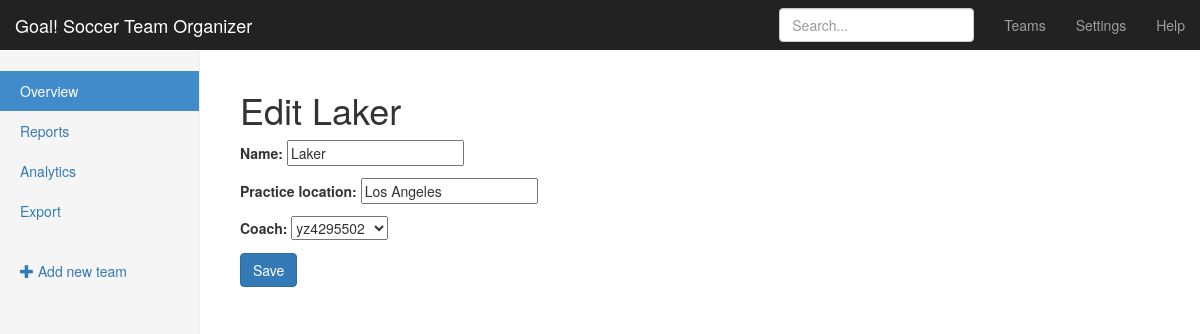
The app's page /teams/edit/4/, older data.
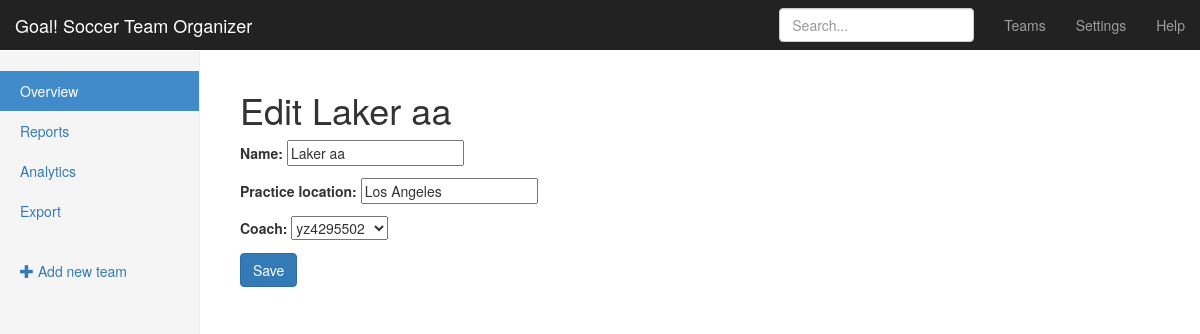
The same page, newer data.
### teams/models.py (models this page shows, shortened)
class Team(models.Model):
    name = models.CharField(max_length=255)
    coach = models.ForeignKey(User, related_name='teams')
    practice_location = models.CharField(max_length=255)

### teams/views.py (the view)
# urls.py: url(r'^edit/(?P<pk>\d+)/$', views.TeamUpdateView.as_view(), name='update'),
class TeamUpdateView(UpdateView):
    fields = ("name", "practice_location", "coach")
    model = models.Team

### teams/templates/teams/team_form.html (shortened to what this page needs)
{% extends "teams/_layout.html" %}
{% block body_content %}
    <h1>
        {% if not form.instance.pk %}
            Create Team
        {% else %}
            Edit {{ form.instance.name }}
        {% endif %}
    </h1>
    <form method="POST">
        {{ form.as_p }}
        <input type="submit" class="btn btn-primary" value="Save">
    </form>
{% endblock %}

Row changes from the older to the newer data that the page shows:
changed Team "Los Angeles": instance.name "Laker" → "Laker aa"; name "Laker" → "Laker aa"
